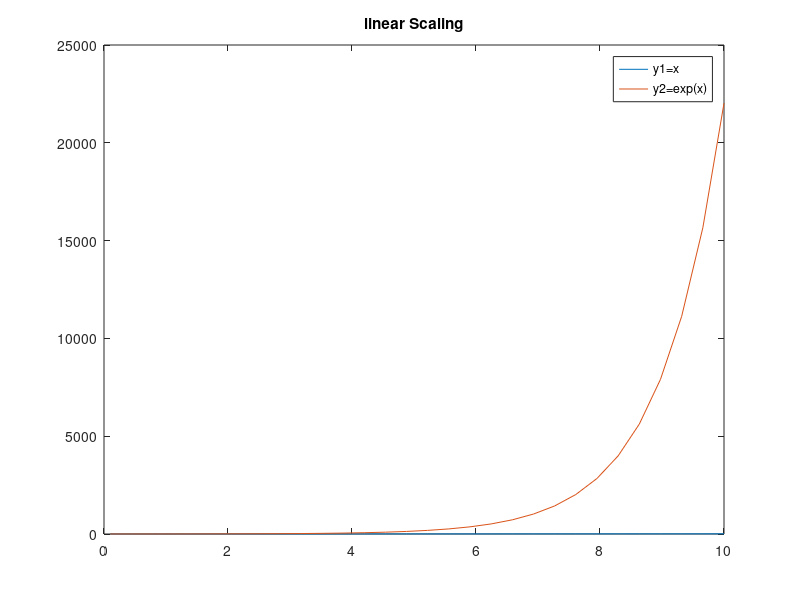
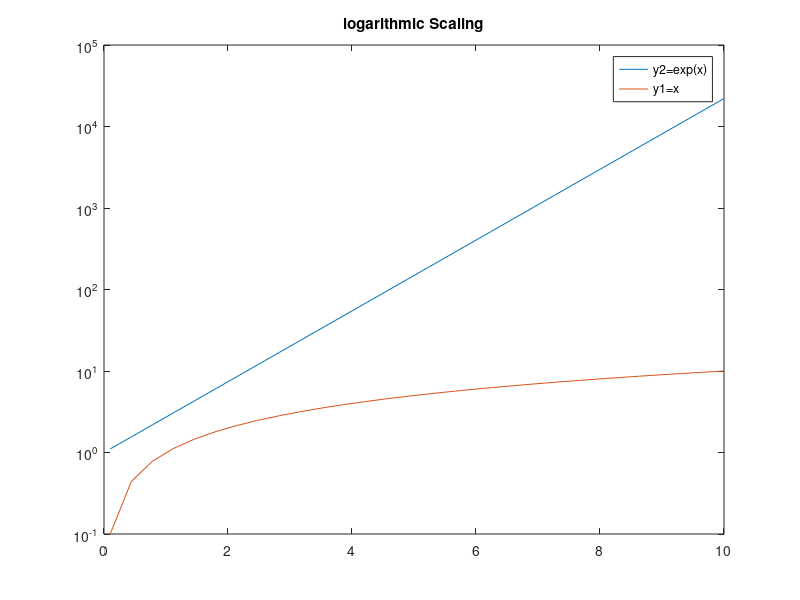

MATLAB code to generate these figures, in order:
%
clear ; clear all 
x = linspace(.1,10,30);
y1 = x ;
y2 = exp(x) ; 
figure (1); clf 
plot(x,y1)
hold on 
plot(x,y2)
hold off
title('linear Scaling')
legend('y1=x','y2=exp(x)')
figure(2)
plot(x,y2)
set(gca,'YScale','log','XScale','linear')
hold on 
plot(x,y1)
hold off 
title('logarithmic Scaling')
legend('y2=exp(x)','y1=x')